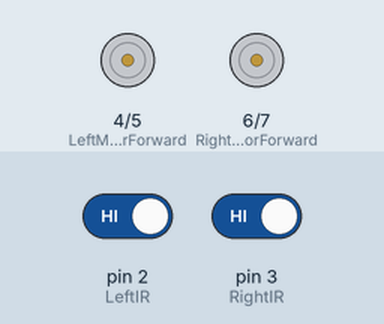
Bench run of a sketch on a simulated Arduino Uno, built with avr-gcc and run on an emulated ATmega328P. On the bench: motor-driver pin pairs drawn as motors (green arrow = first pin HIGH = forward, orange = second pin HIGH = backward, longer = more drive). Inputs (shaded band) come from the test bench; at power-on: pin 2 (LeftIR) HIGH, pin 3 (RightIR) HIGH.

Above: at 1.2 s.
1.3 s: pin 2 (LeftIR) driven LOW
At 2.5 s:
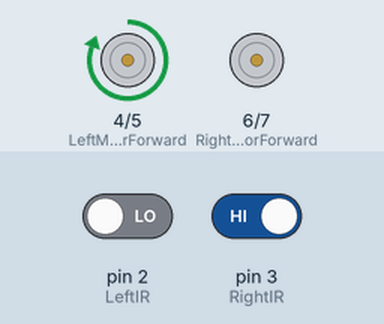
2.8 s: pin 3 (RightIR) driven LOW
At 3.5 s:
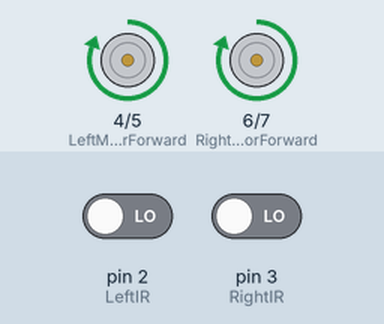
4.3 s: pin 2 (LeftIR) driven HIGH
At 4.9 s:
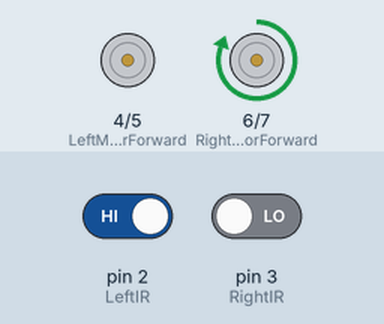
5.8 s: pin 3 (RightIR) driven HIGH
At 7.1 s:
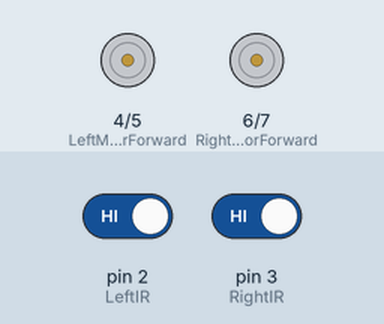
Timing chart, 0 to 8.3 s (numbered marks = the images above; inputs shaded):
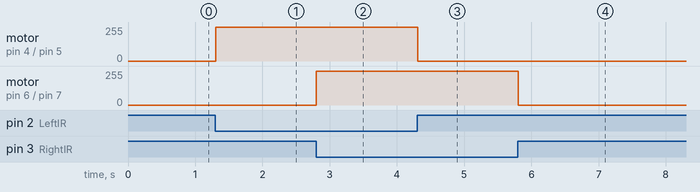

The sketch:

Simple_Line_Follower_Robot.ino
```cpp
/// SIMPLE LINE FOLLOWING ROBOT ///

#define LeftIR 2      // left infrared sensor
#define RightIR 3      // right infrared sensor

#define LeftMotorForward 4        // Forward movement of left motor
#define LeftMotorReverse 5        // Reverse movement of left motor
#define RightMotorForward 6       // Forward movement of right motor
#define RightMotorReverse 7       // Reverse movement of right motor
void setup() {
  Serial.begin(9600);                                          // Serial monitor for debugging
  pinMode(LeftIR, INPUT);
  pinMode(RightIR, INPUT);
  pinMode(LeftMotorForward, OUTPUT);
  pinMode(LeftMotorReverse, OUTPUT);
  pinMode(RightMotorForward, OUTPUT);
  pinMode(RightMotorReverse, OUTPUT);

}

void loop() {
  //Serial.println(digitalRead(LeftIR))                            // Serial monitor for debugging
  //Serial.println(digitalRead(RightIR))

  if((digitalRead(LeftIR)==LOW) && (digitalRead(RightIR)==LOW))     // Robot moves Forward
  {
    digitalWrite(LeftMotorForward, HIGH);
    digitalWrite(LeftMotorReverse, LOW);
    digitalWrite(RightMotorForward, HIGH);
    digitalWrite(RightMotorReverse, LOW);

  }

    if((digitalRead(LeftIR)==LOW) && (digitalRead(RightIR)==HIGH))     // Robot turns Right
  {
    digitalWrite(LeftMotorForward, HIGH);
    digitalWrite(LeftMotorReverse, LOW);
    digitalWrite(RightMotorForward, LOW);
    digitalWrite(RightMotorReverse, LOW);
  }
    if((digitalRead(LeftIR)==HIGH) && (digitalRead(RightIR)==LOW))     // Robot turns Left
  {
    digitalWrite(LeftMotorForward, LOW);
    digitalWrite(LeftMotorReverse, LOW);
    digitalWrite(RightMotorForward, HIGH);
    digitalWrite(RightMotorReverse, LOW);
  }
  if((digitalRead(LeftIR)==HIGH) && (digitalRead(RightIR)==HIGH))     // Robot ceses movement
  {
    digitalWrite(LeftMotorForward, LOW);
    digitalWrite(LeftMotorReverse, LOW);
    digitalWrite(RightMotorForward, LOW);
    digitalWrite(RightMotorReverse, LOW);
  }
  delay(10);
}
```

Measured:
- after the input at 1.3 s, motor on pin 4 (LeftMotorForward) / pin 5 (LeftMotorReverse): stopped → forward 255/255 at once
- after the input at 2.8 s, motor on pin 6 (RightMotorForward) / pin 7 (RightMotorReverse): stopped → forward 255/255 at once
- after the input at 4.3 s, motor on pin 4 (LeftMotorForward) / pin 5 (LeftMotorReverse): forward 255/255 → stopped at once
- after the input at 5.8 s, motor on pin 6 (RightMotorForward) / pin 7 (RightMotorReverse): forward 255/255 → stopped at once
